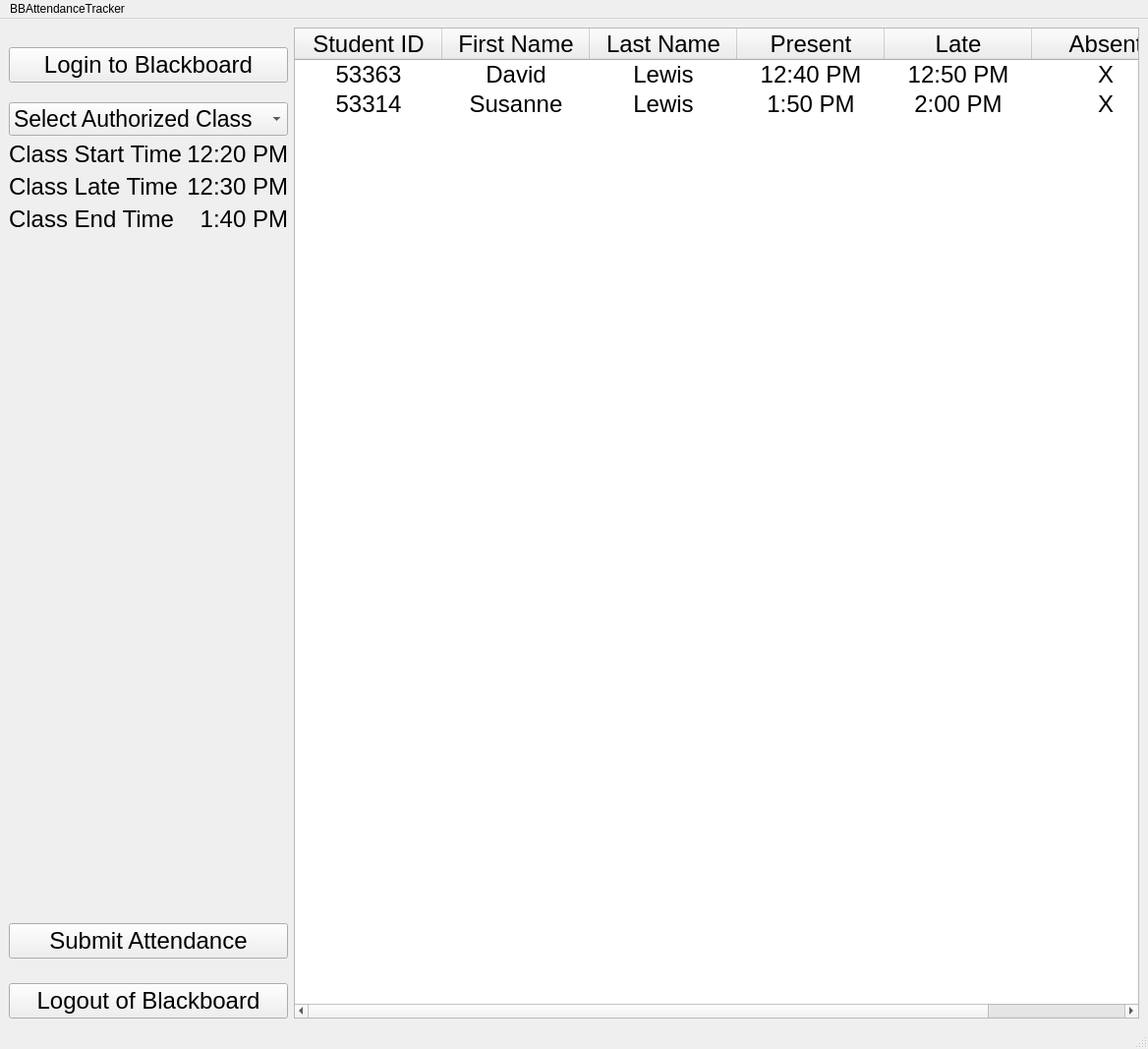
<?xml version="1.0" encoding="UTF-8"?>
<ui version="4.0">
 <class>MainWindow</class>
 <widget class="QMainWindow" name="MainWindow">
  <property name="geometry">
   <rect>
    <x>0</x>
    <y>0</y>
    <width>1168</width>
    <height>1067</height>
   </rect>
  </property>
  <property name="sizePolicy">
   <sizepolicy hsizetype="Preferred" vsizetype="Fixed">
    <horstretch>0</horstretch>
    <verstretch>0</verstretch>
   </sizepolicy>
  </property>
  <property name="windowTitle">
   <string>MainWindow</string>
  </property>
  <widget class="QWidget" name="centralwidget">
   <layout class="QGridLayout" name="gridLayout">
    <item row="0" column="0">
     <layout class="QVBoxLayout" name="leftSide" stretch="0,0,0">
      <property name="spacing">
       <number>20</number>
      </property>
      <property name="sizeConstraint">
       <enum>QLayout::SetFixedSize</enum>
      </property>
      <item>
       <layout class="QVBoxLayout" name="upperLayout" stretch="0,0">
        <property name="spacing">
         <number>10</number>
        </property>
        <property name="sizeConstraint">
         <enum>QLayout::SetFixedSize</enum>
        </property>
        <item>
         <spacer name="verticalSpacer_3">
          <property name="orientation">
           <enum>Qt::Vertical</enum>
          </property>
          <property name="sizeType">
           <enum>QSizePolicy::Fixed</enum>
          </property>
          <property name="sizeHint" stdset="0">
           <size>
            <width>20</width>
            <height>20</height>
           </size>
          </property>
         </spacer>
        </item>
        <item>
         <widget class="QPushButton" name="btnLogin">
          <property name="font">
           <font>
            <pointsize>18</pointsize>
           </font>
          </property>
          <property name="text">
           <string>Login to Blackboard</string>
          </property>
         </widget>
        </item>
       </layout>
      </item>
      <item>
       <layout class="QVBoxLayout" name="middleLayout" stretch="0,0,0,0">
        <property name="spacing">
         <number>5</number>
        </property>
        <property name="sizeConstraint">
         <enum>QLayout::SetFixedSize</enum>
        </property>
        <item>
         <widget class="QComboBox" name="comboClasses">
          <property name="minimumSize">
           <size>
            <width>0</width>
            <height>0</height>
           </size>
          </property>
          <property name="font">
           <font>
            <pointsize>17</pointsize>
           </font>
          </property>
          <item>
           <property name="text">
            <string>Select Authorized Class</string>
           </property>
          </item>
          <item>
           <property name="text">
            <string>CS 380</string>
           </property>
          </item>
          <item>
           <property name="text">
            <string>CS 450</string>
           </property>
          </item>
         </widget>
        </item>
        <item>
         <layout class="QHBoxLayout" name="startLayout">
          <item>
           <widget class="QLabel" name="lblStartTime">
            <property name="sizePolicy">
             <sizepolicy hsizetype="Preferred" vsizetype="Fixed">
              <horstretch>0</horstretch>
              <verstretch>0</verstretch>
             </sizepolicy>
            </property>
            <property name="font">
             <font>
              <pointsize>18</pointsize>
             </font>
            </property>
            <property name="text">
             <string>Class Start Time</string>
            </property>
           </widget>
          </item>
          <item>
           <widget class="QLabel" name="txtStartTime">
            <property name="sizePolicy">
             <sizepolicy hsizetype="Preferred" vsizetype="Fixed">
              <horstretch>0</horstretch>
              <verstretch>0</verstretch>
             </sizepolicy>
            </property>
            <property name="font">
             <font>
              <pointsize>18</pointsize>
             </font>
            </property>
            <property name="text">
             <string>12:20 PM</string>
            </property>
            <property name="alignment">
             <set>Qt::AlignRight|Qt::AlignTrailing|Qt::AlignVCenter</set>
            </property>
           </widget>
          </item>
         </layout>
        </item>
        <item>
         <layout class="QHBoxLayout" name="lateLayout">
          <item>
           <widget class="QLabel" name="lblLateTime">
            <property name="sizePolicy">
             <sizepolicy hsizetype="Preferred" vsizetype="Fixed">
              <horstretch>0</horstretch>
              <verstretch>0</verstretch>
             </sizepolicy>
            </property>
            <property name="font">
             <font>
              <pointsize>18</pointsize>
             </font>
            </property>
            <property name="text">
             <string>Class Late Time</string>
            </property>
           </widget>
          </item>
          <item>
           <widget class="QLabel" name="txtLateTime">
            <property name="sizePolicy">
             <sizepolicy hsizetype="Preferred" vsizetype="Fixed">
              <horstretch>0</horstretch>
              <verstretch>0</verstretch>
             </sizepolicy>
            </property>
            <property name="font">
             <font>
              <pointsize>18</pointsize>
             </font>
            </property>
            <property name="text">
             <string>12:30 PM</string>
            </property>
            <property name="alignment">
             <set>Qt::AlignRight|Qt::AlignTrailing|Qt::AlignVCenter</set>
            </property>
           </widget>
          </item>
         </layout>
        </item>
        <item>
         <layout class="QHBoxLayout" name="endLayout">
          <item>
           <widget class="QLabel" name="lblEndTime">
            <property name="sizePolicy">
             <sizepolicy hsizetype="Preferred" vsizetype="Fixed">
              <horstretch>0</horstretch>
              <verstretch>0</verstretch>
             </sizepolicy>
            </property>
            <property name="font">
             <font>
              <pointsize>18</pointsize>
             </font>
            </property>
            <property name="text">
             <string>Class End Time</string>
            </property>
           </widget>
          </item>
          <item>
           <widget class="QLabel" name="txtEndTime">
            <property name="sizePolicy">
             <sizepolicy hsizetype="Preferred" vsizetype="Fixed">
              <horstretch>0</horstretch>
              <verstretch>0</verstretch>
             </sizepolicy>
            </property>
            <property name="font">
             <font>
              <pointsize>18</pointsize>
             </font>
            </property>
            <property name="text">
             <string>1:40 PM</string>
            </property>
            <property name="alignment">
             <set>Qt::AlignRight|Qt::AlignTrailing|Qt::AlignVCenter</set>
            </property>
           </widget>
          </item>
         </layout>
        </item>
       </layout>
      </item>
      <item>
       <layout class="QVBoxLayout" name="bottomLayout" stretch="0,0,0">
        <property name="spacing">
         <number>25</number>
        </property>
        <property name="sizeConstraint">
         <enum>QLayout::SetFixedSize</enum>
        </property>
        <property name="bottomMargin">
         <number>0</number>
        </property>
        <item>
         <spacer name="verticalSpacer_2">
          <property name="orientation">
           <enum>Qt::Vertical</enum>
          </property>
          <property name="sizeHint" stdset="0">
           <size>
            <width>20</width>
            <height>40</height>
           </size>
          </property>
         </spacer>
        </item>
        <item>
         <widget class="QPushButton" name="btnSubmit">
          <property name="sizePolicy">
           <sizepolicy hsizetype="Minimum" vsizetype="Fixed">
            <horstretch>1</horstretch>
            <verstretch>0</verstretch>
           </sizepolicy>
          </property>
          <property name="font">
           <font>
            <pointsize>18</pointsize>
           </font>
          </property>
          <property name="text">
           <string>Submit Attendance</string>
          </property>
         </widget>
        </item>
        <item>
         <widget class="QPushButton" name="btnLogout">
          <property name="sizePolicy">
           <sizepolicy hsizetype="Minimum" vsizetype="Fixed">
            <horstretch>1</horstretch>
            <verstretch>0</verstretch>
           </sizepolicy>
          </property>
          <property name="font">
           <font>
            <pointsize>18</pointsize>
           </font>
          </property>
          <property name="text">
           <string>Logout of Blackboard</string>
          </property>
         </widget>
        </item>
       </layout>
      </item>
     </layout>
    </item>
    <item row="0" column="1">
     <widget class="QTableWidget" name="tableWidget">
      <property name="sizePolicy">
       <sizepolicy hsizetype="Expanding" vsizetype="Expanding">
        <horstretch>1</horstretch>
        <verstretch>0</verstretch>
       </sizepolicy>
      </property>
      <property name="font">
       <font>
        <pointsize>18</pointsize>
        <weight>50</weight>
        <italic>false</italic>
        <bold>false</bold>
       </font>
      </property>
      <property name="sizeAdjustPolicy">
       <enum>QAbstractScrollArea::AdjustToContents</enum>
      </property>
      <property name="editTriggers">
       <set>QAbstractItemView::SelectedClicked</set>
      </property>
      <property name="horizontalScrollMode">
       <enum>QAbstractItemView::ScrollPerItem</enum>
      </property>
      <property name="showGrid">
       <bool>false</bool>
      </property>
      <property name="sortingEnabled">
       <bool>true</bool>
      </property>
      <attribute name="horizontalHeaderCascadingSectionResizes">
       <bool>true</bool>
      </attribute>
      <attribute name="horizontalHeaderDefaultSectionSize">
       <number>150</number>
      </attribute>
      <attribute name="horizontalHeaderStretchLastSection">
       <bool>true</bool>
      </attribute>
      <attribute name="verticalHeaderVisible">
       <bool>false</bool>
      </attribute>
      <attribute name="verticalHeaderHighlightSections">
       <bool>false</bool>
      </attribute>
      <row>
       <property name="text">
        <string>New Row</string>
       </property>
       <property name="textAlignment">
        <set>AlignCenter</set>
       </property>
      </row>
      <row>
       <property name="text">
        <string>New Row</string>
       </property>
       <property name="textAlignment">
        <set>AlignCenter</set>
       </property>
      </row>
      <column>
       <property name="text">
        <string>Student ID</string>
       </property>
      </column>
      <column>
       <property name="text">
        <string>First Name</string>
       </property>
      </column>
      <column>
       <property name="text">
        <string>Last Name</string>
       </property>
      </column>
      <column>
       <property name="text">
        <string>Present</string>
       </property>
      </column>
      <column>
       <property name="text">
        <string>Late</string>
       </property>
      </column>
      <column>
       <property name="text">
        <string>Absent</string>
       </property>
      </column>
      <item row="0" column="0">
       <property name="text">
        <string>53363</string>
       </property>
       <property name="textAlignment">
        <set>AlignCenter</set>
       </property>
      </item>
      <item row="0" column="1">
       <property name="text">
        <string>David</string>
       </property>
       <property name="textAlignment">
        <set>AlignCenter</set>
       </property>
      </item>
      <item row="0" column="2">
       <property name="text">
        <string>Lewis</string>
       </property>
       <property name="textAlignment">
        <set>AlignCenter</set>
       </property>
      </item>
      <item row="0" column="3">
       <property name="text">
        <string>12:40 PM</string>
       </property>
       <property name="textAlignment">
        <set>AlignCenter</set>
       </property>
      </item>
      <item row="0" column="4">
       <property name="text">
        <string>12:50 PM</string>
       </property>
       <property name="textAlignment">
        <set>AlignCenter</set>
       </property>
      </item>
      <item row="0" column="5">
       <property name="text">
        <string>X</string>
       </property>
       <property name="textAlignment">
        <set>AlignCenter</set>
       </property>
      </item>
      <item row="1" column="0">
       <property name="text">
        <string>53314</string>
       </property>
       <property name="textAlignment">
        <set>AlignCenter</set>
       </property>
      </item>
      <item row="1" column="1">
       <property name="text">
        <string>Susanne</string>
       </property>
       <property name="textAlignment">
        <set>AlignCenter</set>
       </property>
      </item>
      <item row="1" column="2">
       <property name="text">
        <string>Lewis</string>
       </property>
       <property name="textAlignment">
        <set>AlignCenter</set>
       </property>
      </item>
      <item row="1" column="3">
       <property name="text">
        <string>1:50 PM</string>
       </property>
       <property name="textAlignment">
        <set>AlignCenter</set>
       </property>
      </item>
      <item row="1" column="4">
       <property name="text">
        <string>2:00 PM</string>
       </property>
       <property name="textAlignment">
        <set>AlignCenter</set>
       </property>
      </item>
      <item row="1" column="5">
       <property name="text">
        <string>X</string>
       </property>
       <property name="textAlignment">
        <set>AlignCenter</set>
       </property>
      </item>
     </widget>
    </item>
   </layout>
  </widget>
  <widget class="QMenuBar" name="menubar">
   <property name="geometry">
    <rect>
     <x>0</x>
     <y>0</y>
     <width>1168</width>
     <height>22</height>
    </rect>
   </property>
   <property name="defaultUp">
    <bool>true</bool>
   </property>
   <property name="nativeMenuBar">
    <bool>true</bool>
   </property>
   <widget class="QMenu" name="menuBBAttendanceTracker">
    <property name="title">
     <string>BBAttendanceTracker</string>
    </property>
    <addaction name="actionBlackboard_Address"/>
    <addaction name="actionLate_Threshold"/>
    <addaction name="actionChange_Font"/>
    <addaction name="separator"/>
    <addaction name="actionQuit"/>
   </widget>
   <addaction name="menuBBAttendanceTracker"/>
  </widget>
  <widget class="QStatusBar" name="statusbar"/>
  <action name="actionQuit">
   <property name="checkable">
    <bool>true</bool>
   </property>
   <property name="text">
    <string>Quit</string>
   </property>
  </action>
  <action name="actionChange_Font">
   <property name="text">
    <string>Change Font</string>
   </property>
  </action>
  <action name="actionBlackboard_Address">
   <property name="text">
    <string>Blackboard Address</string>
   </property>
  </action>
  <action name="actionLate_Threshold">
   <property name="text">
    <string>Late Threshold</string>
   </property>
  </action>
 </widget>
 <resources/>
 <connections/>
</ui>
